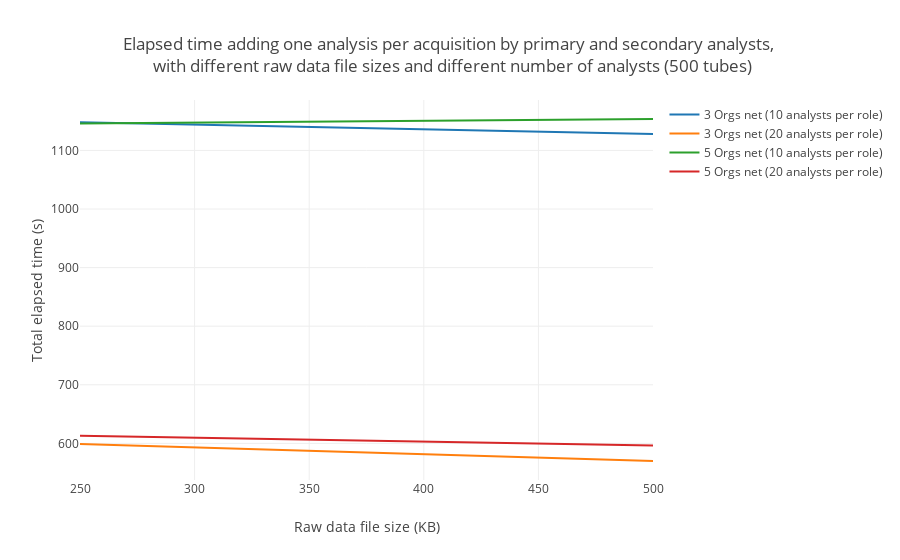

Notebook cell for this chart:
### Markdown cell above
### Elapsed time adding two analyses per acquisition with different number of analysts

### Code cell
# 3 Orgs net data
threeOrgs10 = [1148.1136, 1128.2235]
threeOrgs20 = [598.9732,  569.9285]
# 5 Orgs net data
fiveOrgs10 = [1146.1426, 1153.6861]
fiveOrgs20 = [612.9805, 596.3063]

totalAnalysis(500, threeOrgs10, threeOrgs20, fiveOrgs10, fiveOrgs20)

### Figure 1 — Plotly figure (JSON) as saved in the notebook; plotly's stock layout.template omitted (floating-point values rounded to 4 significant figures)
{"data": [{"mode": "lines", "name": "3 Orgs net (10 analysts per role)", "type": "scatter", "uid": "dc90c67c-c42d-46c2-b5f8-4c8618a3b018", "x": [250, 500], "y": [1148.0, 1128.0]}, {"mode": "lines", "name": "3 Orgs net (20 analysts per role)", "type": "scatter", "uid": "6fa9dfbe-b38d-4a0e-9ac1-389845b2636a", "x": [250, 500], "y": [599.0, 569.9]}, {"mode": "lines", "name": "5 Orgs net (10 analysts per role)", "type": "scatter", "uid": "efceeec5-52c5-44ea-9891-b07ffdd1553e", "x": [250, 500], "y": [1146.0, 1154.0]}, {"mode": "lines", "name": "5 Orgs net (20 analysts per role)", "type": "scatter", "uid": "40e92c92-6022-4c31-a711-c54c6a52569e", "x": [250, 500], "y": [613.0, 596.3]}], "layout": {"barmode": "group", "title": {"text": "Elapsed time adding one analysis per acquisition by primary and secondary analysts, <br> with different raw data file sizes and different number of analysts (500 tubes)"}, "xaxis": {"range": [250, 500], "title": {"text": "Raw data file size (KB)"}}, "yaxis": {"title": {"text": "Total elapsed time (s)"}}}}
